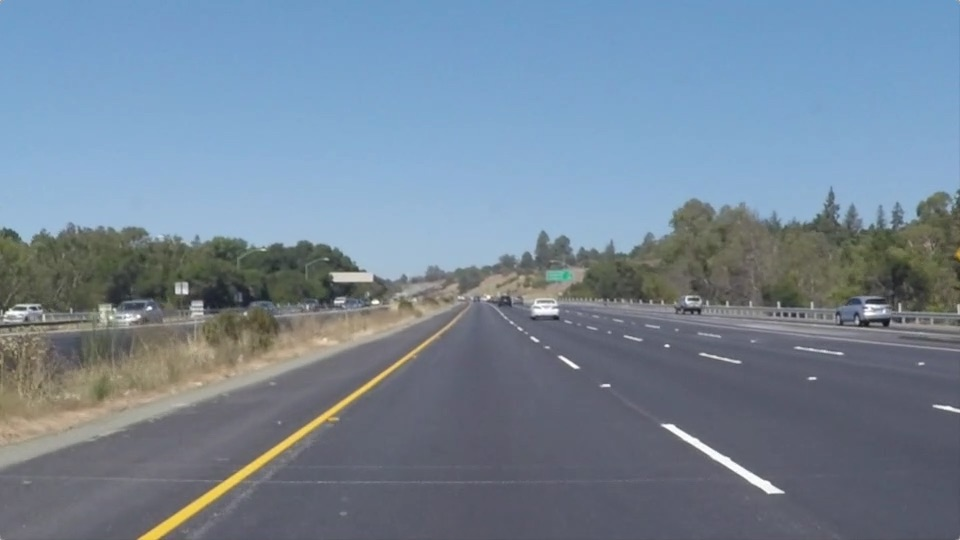
#> input picture test_images/solidYellowLeft.jpg, 960 x 540 px
$ jupyter execute --allow-errors P1.ipynb   (shell and % lines are left out)
#> lines starting #> are read from the running program, lines starting #| are printed output that depends on the picture; after the words box and inside, x2 and y2 are one past the last pixel; in counts of white or black regions, pixels touching at a corner belong together
# Self-Driving Car Engineer Nanodegree

## Project: **Finding Lane Lines on the Road**
***
In this project, you will use the tools you learned about in the lesson to identify lane lines on the road.  You can develop your pipeline on a series of individual images, and later apply the result to a video stream (really just a series of images). Check out the video clip "raw-lines-example.mp4" (also contained in this repository) to see what the output should look like after using the helper functions below.

Once you have a result that looks roughly like "raw-lines-example.mp4", you'll need to get creative and try to average and/or extrapolate the line segments you've detected to map out the full extent of the lane lines.  You can see an example of the result you're going for in the video "P1_example.mp4".  Ultimately, you would like to draw just one line for the left side of the lane, and one for the right.

In addition to implementing code, there is a brief writeup to complete. The writeup should be completed in a separate file, which can be either a markdown file or a pdf document. There is a [write up template](https://github.com/udacity/CarND-LaneLines-P1/blob/master/writeup_template.md) that can be used to guide the writing process. Completing both the code in the Ipython notebook and the writeup template will cover all of the [rubric points](https://review.udacity.com/#!/rubrics/322/view) for this project.

---
Let's have a look at our first image called 'test_images/solidWhiteRight.jpg'.  Run the 2 cells below (hit Shift-Enter or the "play" button above) to display the image.

**Note: If, at any point, you encounter frozen display windows or other confounding issues, you can always start again with a clean slate by going to the "Kernel" menu above and selecting "Restart & Clear Output".**

---

**The tools you have are color selection, region of interest selection, grayscaling, Gaussian smoothing, Canny Edge Detection and Hough Tranform line detection.  You  are also free to explore and try other techniques that were not presented in the lesson.  Your goal is piece together a pipeline to detect the line segments in the image, then average/extrapolate them and draw them onto the image for display (as below).  Once you have a working pipeline, try it out on the video stream below.**

---

<figure>

 <figcaption>
 <p></p>
 <p style="text-align: center;"> Your output should look something like this (above) after detecting line segments using the helper functions below </p>
 </figcaption>
</figure>
 <p></p>
<figure>

 <figcaption>
 <p></p>
 <p style="text-align: center;"> Your goal is to connect/average/extrapolate line segments to get output like this</p>
 </figcaption>
</figure>

**Run the cell below to import some packages.  If you get an `import error` for a package you've already installed, try changing your kernel (select the Kernel menu above --> Change Kernel).  Still have problems?  Try relaunching Jupyter Notebook from the terminal prompt.  Also, see [this forum post](https://carnd-forums.udacity.com/cq/viewquestion.action?spaceKey=CAR&id=29496372&questionTitle=finding-lanes---import-cv2-fails-even-though-python-in-the-terminal-window-has-no-problem-with-import-cv2) for more troubleshooting tips.**

## Import Packages

[cell 1]
#importing some useful packages
import matplotlib.pyplot as plt
import matplotlib.image as mpimg
import numpy as np
import cv2

## Read in an Image

[cell 2]
#reading in an image
#image = mpimg.imread('test_images/solidWhiteRight.jpg')
image = mpimg.imread('test_images/solidYellowLeft.jpg')
#> image is the input picture: shape (540, 960, 3); mean R, G, B 116.5, 133.6, 150.8

#printing out some stats and plotting
print('This image is:', type(image), 'with dimensions:', image.shape)
#| This image is: <class 'numpy.ndarray'> with dimensions: (540, 960, 3)
plt.imshow(image,cmap='gray')  # if you wanted to show a single color channel image called 'gray', for example, call as plt.imshow(gray, cmap='gray')

## Ideas for Lane Detection Pipeline

**Some OpenCV functions (beyond those introduced in the lesson) that might be useful for this project are:**

`cv2.inRange()` for color selection
`cv2.fillPoly()` for regions selection
`cv2.line()` to draw lines on an image given endpoints
`cv2.addWeighted()` to coadd / overlay two images
`cv2.cvtColor()` to grayscale or change color
`cv2.imwrite()` to output images to file
`cv2.bitwise_and()` to apply a mask to an image

**Check out the OpenCV documentation to learn about these and discover even more awesome functionality!**

## Helper Functions

Below are some helper functions to help get you started. They should look familiar from the lesson!

[cell 3]
import math

# [7 lines left out: function grayscale, not called in this run]
    # Or use BGR2GRAY if you read an image with cv2.imread()
    # return cv2.cvtColor(img, cv2.COLOR_BGR2GRAY)

def canny(img, low_threshold, high_threshold):
    """Applies the Canny transform"""
    return cv2.Canny(img, low_threshold, high_threshold)

def gaussian_blur(img, kernel_size):
    """Applies a Gaussian Noise kernel"""
    return cv2.GaussianBlur(img, (kernel_size, kernel_size), 0)

def region_of_interest(img, vertices):
    """
    Applies an image mask.

    Only keeps the region of the image defined by the polygon
    formed from `vertices`. The rest of the image is set to black.
    """
    #defining a blank mask to start with
    mask = np.zeros_like(img)

    #defining a 3 channel or 1 channel color to fill the mask with depending on the input image
    if len(img.shape) > 2:
        channel_count = img.shape[2]  # i.e. 3 or 4 depending on your image
        ignore_mask_color = (255,) * channel_count
    else:
        ignore_mask_color = 255

    #filling pixels inside the polygon defined by "vertices" with the fill color
    cv2.fillPoly(mask, vertices, ignore_mask_color)

    #returning the image only where mask pixels are nonzero
    masked_image = cv2.bitwise_and(img, mask)
    return masked_image


def draw_lines(img, lines, color=[255, 0, 0], thickness=10):
    """
    NOTE: this is the function you might want to use as a starting point once you want to
    average/extrapolate the line segments you detect to map out the full
    extent of the lane (going from the result shown in raw-lines-example.mp4
    to that shown in P1_example.mp4).

    Think about things like separating line segments by their
    slope ((y2-y1)/(x2-x1)) to decide which segments are part of the left
    line vs. the right line.  Then, you can average the position of each of
    the lines and extrapolate to the top and bottom of the lane.

    This function draws `lines` with `color` and `thickness`.
    Lines are drawn on the image inplace (mutates the image).
    If you want to make the lines semi-transparent, think about combining
    this function with the weighted_img() function below
    """
    img_shp=[]
    img_shp=img.shape
    #print(img_shp)

    left_lane_angle=[]
    left_lane_intercept=[]
    right_lane_angle=[]
    right_lane_intercept=[]

    right_lane_x=[]
    right_lane_y=[]

    left_lane_x=[]
    left_lane_y=[]

    '''
    m, b = np.polyfit((x1,x2), (y1,y2), 1)
    m is the slope and b the intercept
    '''
    for line in lines:
        for x1,y1,x2,y2 in line:
            #cv2.line(img, (x1, y1), (x2, y2), color, thickness)
            if((x2-x1) != 0 or (y2-y1) != 0):
                z0=(y2-y1)/(x2-x1)
                angle = np.arctan(z0)*180/np.pi

                #print("açı: {}".format(np.arctan(z0)*180/np.pi))

                #right lane
                #if(z0>0):
                    #print("açı: {}".format(np.arctan(z0)*180/np.pi))
                if(angle>20 and angle<60):
                    right_lane_angle.append([z0])
                    right_lane_x.append([(x1+x2)/2])
                    right_lane_y.append([(y1+y2)/2])

                #left lane
                elif(angle<-20 and angle>-60):
                    #print("açı: {}".format(np.arctan(z0)*180/np.pi))
                    left_lane_angle.append([z0])
                    left_lane_x.append([(x1+x2)/2])
                    left_lane_y.append([(y1+y2)/2])


    #find means
    right_lane_angle_mean=np.mean(right_lane_angle)
    right_lane_intercept_mean=[np.mean(right_lane_x),np.mean(right_lane_y)]
    left_lane_angle_mean=np.mean(left_lane_angle)
    left_lane_intercept_mean=[np.mean(left_lane_x),np.mean(left_lane_y)]
    '''
    print("right mean: {0} right angle mean: {1}".format(right_lane_intercept_mean,right_lane_angle_mean))
    print("left mean: {0} left angle mean: {1}".format(left_lane_intercept_mean,left_lane_angle_mean))
    '''
    x_lower_right=np.round(right_lane_intercept_mean[0]
                           -((right_lane_intercept_mean[1]-img_shp[0])/right_lane_angle_mean))
    x_lower_left=np.round(left_lane_intercept_mean[0]
                          -((left_lane_intercept_mean[1]-img_shp[0])/left_lane_angle_mean))

    x_upper_right=np.round(right_lane_intercept_mean[0]
                           -((right_lane_intercept_mean[1]-mask_y_height)/right_lane_angle_mean))
    x_upper_left=np.round(left_lane_intercept_mean[0]
                          -((left_lane_intercept_mean[1]-mask_y_height)/left_lane_angle_mean))


    #right green line
    if(math.isnan(x_upper_right)==False and math.isnan(x_lower_right)==False):
        cv2.line(img, (int(x_upper_right),mask_y_height),
                 (int(x_lower_right),img_shp[0]),[30,180,30], thickness)
        last_working_right_line.append([x_upper_right,mask_y_height,x_lower_right,img_shp[0]])
        #print(last_working_right_line)
    elif(math.isnan(x_upper_right) or math.isnan(x_lower_right)):
        #print(last_working_right_line[-1][0])
        cv2.line(img, (int(last_working_right_line[-1][0]),last_working_right_line[-1][1]),
                 (int(last_working_right_line[-1][2]),last_working_right_line[-1][3]),[30,180,30], thickness)
    #left red line
    if(math.isnan(x_upper_left)==False and math.isnan(x_lower_left)==False):
        cv2.line(img, (int(x_upper_left),mask_y_height),
                 (int(x_lower_left),img_shp[0]),[255,0,0], thickness)
        last_working_left_line=[x_upper_left,mask_y_height,x_lower_left,img_shp[0]]
    elif(math.isnan(x_upper_left) or math.isnan(x_lower_left)):
        cv2.line(img, (int(last_working_left_line[-1][0]),last_working_left_line[-1][1]),
                 (int(last_working_left_line[-1][2]),last_working_left_line[-1][3]),[30,180,30], thickness)

def hough_lines(img, rho, theta, threshold, min_line_len, max_line_gap):
    """
    `img` should be the output of a Canny transform.

    Returns an image with hough lines drawn.
    """
    lines = cv2.HoughLinesP(img, rho, theta, threshold, np.array([]), minLineLength=min_line_len, maxLineGap=max_line_gap)
    line_img = np.zeros((img.shape[0], img.shape[1], 3), dtype=np.uint8)
    draw_lines(line_img, lines)
    return line_img

# Python 3 has support for cool math symbols.

def weighted_img(img, initial_img, α=0.8, β=1., λ=0.):
    """
    `img` is the output of the hough_lines(), An image with lines drawn on it.
    Should be a blank image (all black) with lines drawn on it.

    `initial_img` should be the image before any processing.

    The result image is computed as follows:

    initial_img * α + img * β + λ
    NOTE: initial_img and img must be the same shape!
    """
    return cv2.addWeighted(initial_img, α, img, β, λ)

## Test Images

Build your pipeline to work on the images in the directory "test_images"
**You should make sure your pipeline works well on these images before you try the videos.**

[cell 4]
import os
os.listdir("test_images/")

## Build a Lane Finding Pipeline

Build the pipeline and run your solution on all test_images. Make copies into the `test_images_output` directory, and you can use the images in your writeup report.

Try tuning the various parameters, especially the low and high Canny thresholds as well as the Hough lines parameters.

[cell 5]
# TODO: Build your pipeline that will draw lane lines on the test_images
# then save them to the test_images directory.

#Load Image
image=plt.imread('test_images/solidWhiteCurve.jpg')
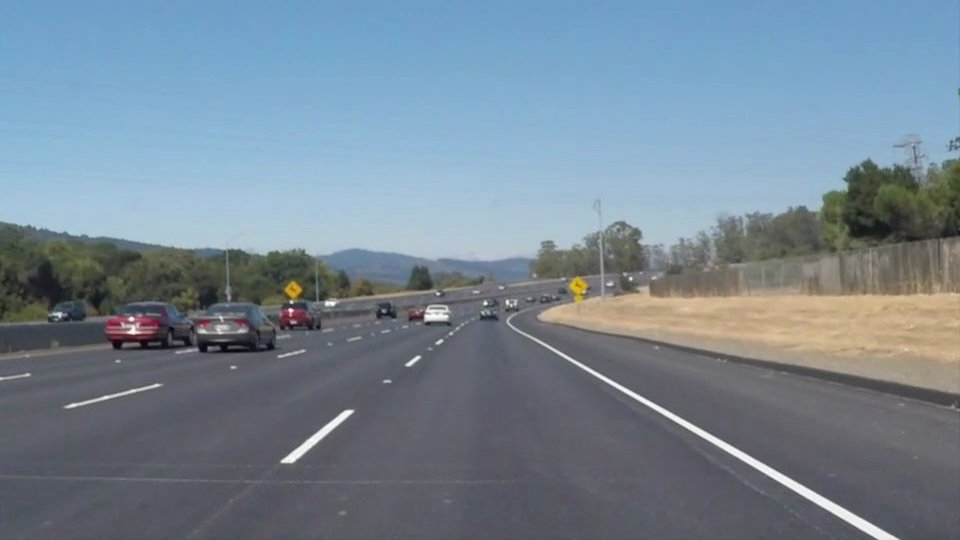
#> input picture test_images/solidWhiteCurve.jpg, 960 x 540 px
#> image is the input picture: shape (540, 960, 3); mean R, G, B 118.5, 134.5, 148.1

hsv=cv2.cvtColor(image,cv2.COLOR_RGB2HSV)
#> hsv: shape (540, 960, 3); mean H, S, V 97.9, 55.2, 152.4

#Find Yellow lane
lower_ylw = np.array([10,100,120])
upper_ylw = np.array([30,255,255])

# Threshold the HSV image to get only yellow colors
mask_ylw = cv2.inRange(hsv, lower_ylw, upper_ylw)
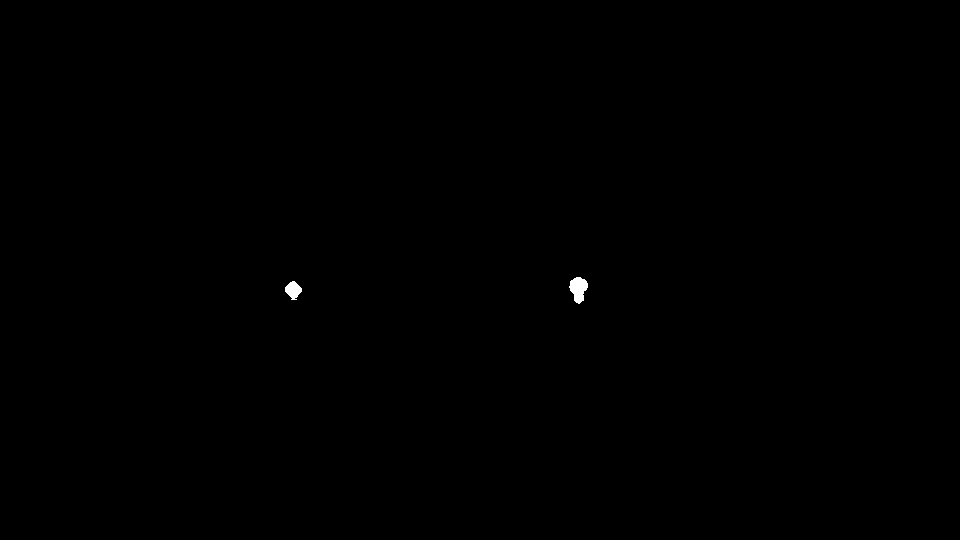
#> mask_ylw: shape (540, 960); 0.1% white; 2 white regions, box (x1, y1, x2, y2) and area: (569, 277, 588, 304) 335, (285, 281, 302, 300) 208

#Find white Lane
sensitivity = 60
mask_wht= cv2.inRange(hsv,np.array([0,0,255-sensitivity]),np.array([255,sensitivity,255]))
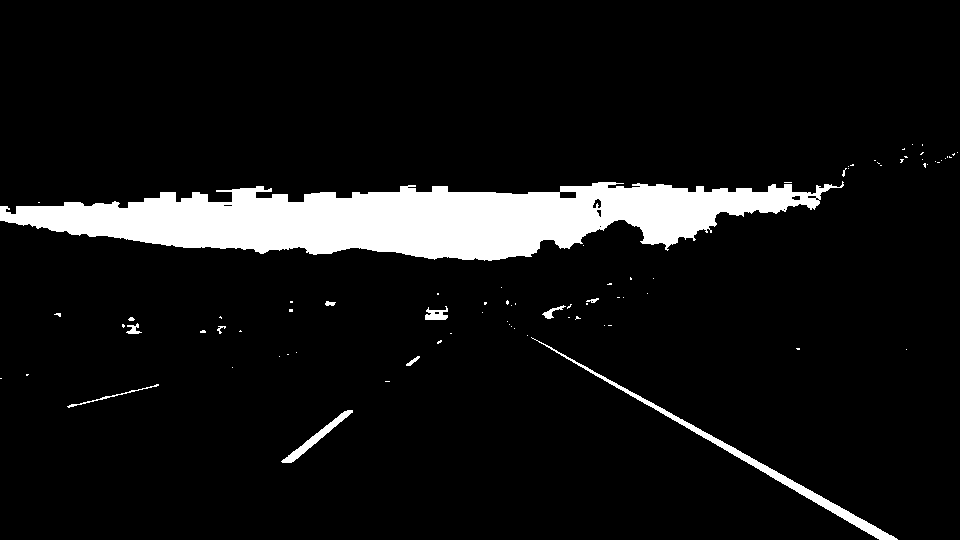
#> mask_wht: shape (540, 960); 8.1% white; 81 white regions (69 under 20 px), largest, box (x1, y1, x2, y2) and area: (0, 181, 844, 261) 37995, (531, 337, 898, 540) 2374, (281, 410, 353, 463) 590

gray = cv2.bitwise_or(mask_wht, mask_ylw)
#plt.imshow(gray,cmap='gray')

[cell 6]
#Smooth the edges with GaussianBlur
kernel_size=3

blur_gray=gaussian_blur(gray,kernel_size)
#plt.imshow(blur_gray,cmap='gray')

[cell 7]
#Define parameters for Canny
#Stopped working after HSV application, was ok with gray
low_threshold=125
#2~3
factor=2
high_threshold=low_threshold*factor

edges=canny(blur_gray,low_threshold,high_threshold)
#plt.imshow(edges,cmap='gray')

[cell 8]
# [5 lines left out: function mask_lines, not called in this run]

[cell 9]
#Create Masked edges
img_shp=image.shape
mask_y_height=int(img_shp[0]*0.6)
vertices=np.array([[(150,img_shp[0]),(img_shp[0]*0.45,mask_y_height),(img_shp[0]*0.65,mask_y_height),(900,img_shp[0])]],dtype=np.int32)

#mask_lines(image)

masked_edges=region_of_interest(edges,vertices)
#> in region_of_interest, `cv2.fillPoly(mask, vertices, ignore_mask_color)`:
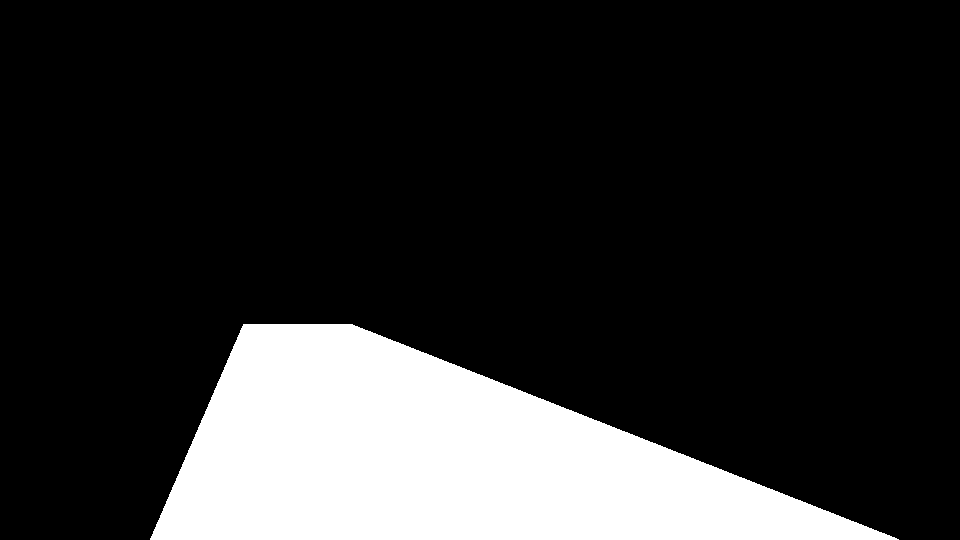
#> mask: shape (540, 960); 17.9% white; 1 white region, box (x1, y1, x2, y2) and area: (150, 324, 899, 540) 92830
#> in region_of_interest, `masked_image = cv2.bitwise_and(img, mask)`:
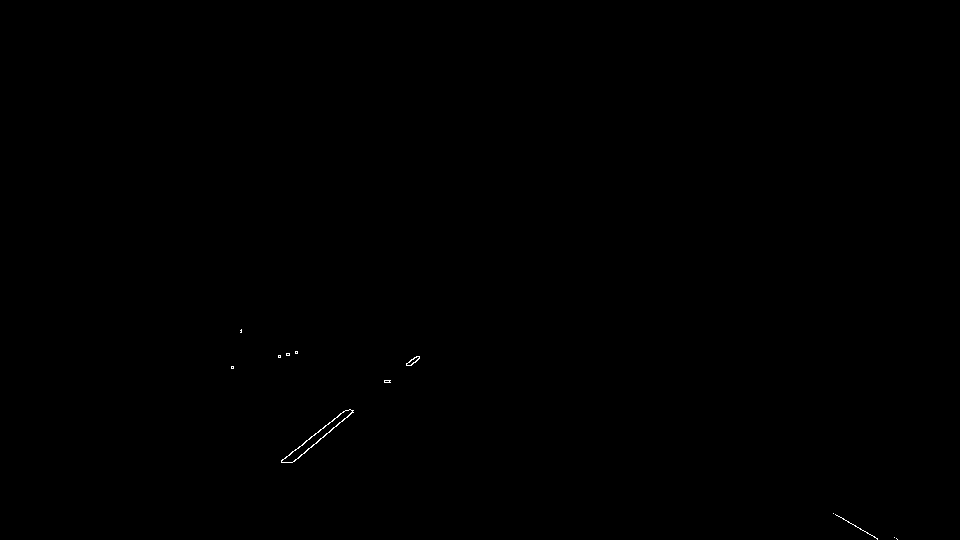
#> masked_image: shape (540, 960); 0.07% white in thin lines or dots, all inside (x1, y1, x2, y2) = (231, 329, 898, 540)
#plt.imshow(masked_edges,cmap='gray')

[cell 10]
#Define Hough Transform Parameters
last_working_right_line=[]
last_working_left_line=[]

rho=1
theta=np.pi/180
threshold=35
min_line_length=5
max_line_gap=2
line_image=np.copy(image)*0
#> line_image: shape (540, 960, 3); every value is 0

lines=hough_lines(masked_edges,rho,theta,threshold,min_line_length,max_line_gap)
#> in hough_lines, `lines = cv2.HoughLinesP(img, rho, theta, threshold, np.array([]), minL..`: lines = [[281, 461, 291, 453], [311, 447, 352, 411], [292, 452, 343, 411], [306, 450, 326, 433], [833, 513, 860, 528]]
#> the loop in draw_lines, `for line in lines:` made 5 passes
#> after the loop in draw_lines, `for line in lines:`: left_lane_angle = [[-0.8], [-0.878], [-0.804], [-0.85]]; left_lane_x = [[286], [331.5], [317.5], [316]]; left_lane_y = [[457], [429], [431.5], [441.5]]; right_lane_angle = [[0.556]]; right_lane_x = [[846.5]]; right_lane_y = [[520.5]]
#> in draw_lines, `right_lane_angle_mean=np.mean(right_lane_angle)`: right_lane_angle_mean = 0.556
#> in draw_lines, `right_lane_intercept_mean=[np.mean(right_lane_x),np.mean(right_lane_y)]`: right_lane_intercept_mean = [846.5, 520.5]
#> in draw_lines, `left_lane_angle_mean=np.mean(left_lane_angle)`: left_lane_angle_mean = -0.833
#> in draw_lines, `left_lane_intercept_mean=[np.mean(left_lane_x),np.mean(left_lane_y)]`: left_lane_intercept_mean = [312.8, 439.8]
#> in draw_lines, `x_lower_right=np.round(right_lane_intercept_mean[0] -((right_lane_inte..`: x_lower_right = 882
#> in draw_lines, `x_lower_left=np.round(left_lane_intercept_mean[0] -((left_lane_interce..`: x_lower_left = 192
#> in draw_lines, `x_upper_right=np.round(right_lane_intercept_mean[0] -((right_lane_inte..`: x_upper_right = 493
#> in draw_lines, `x_upper_left=np.round(left_lane_intercept_mean[0] -((left_lane_interce..`: x_upper_left = 452
#> in draw_lines, `cv2.line(img, (int(x_upper_left),mask_y_height), (int(x_lower_left),im..`:
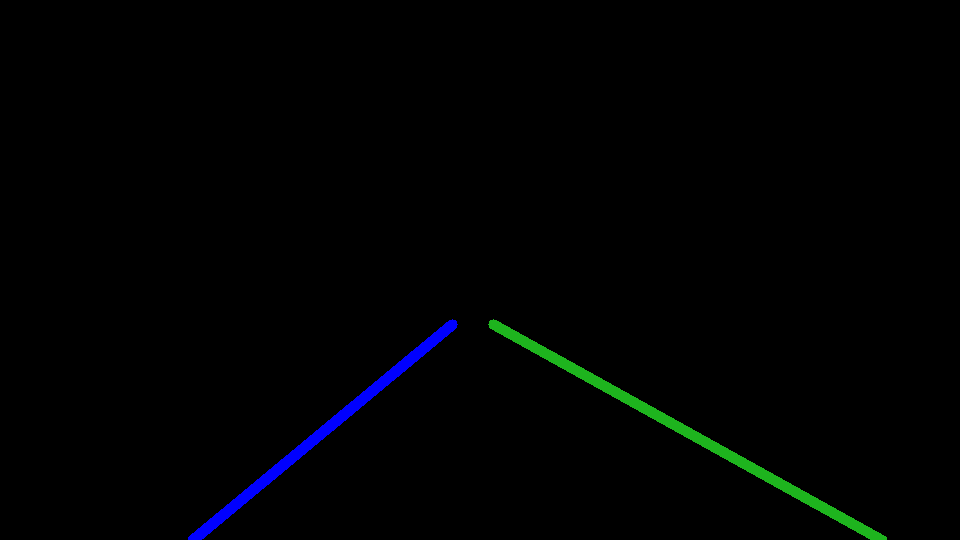
#> img: shape (540, 960, 3); mean of channels 0, 1, 2 2.1, 1.6, 0.3; drawn as B, G, R
#> in draw_lines, `last_working_left_line=[x_upper_left,mask_y_height,x_lower_left,img_sh..`: last_working_left_line = [452, 324, 192, 540]

lines_edges=weighted_img(lines,image,0.7,1,0)
#> in weighted_img, `return cv2.addWeighted(initial_img, α, img, β, λ)`:
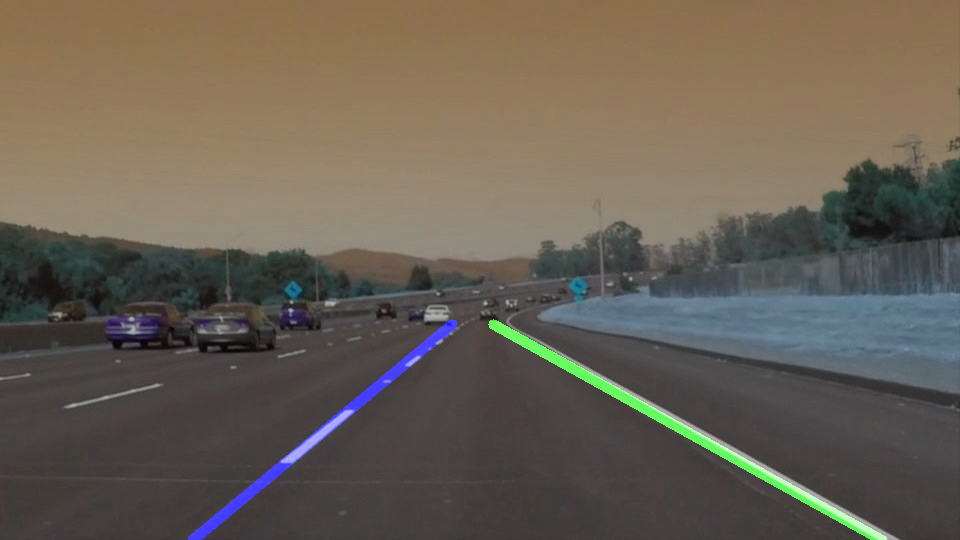
#> returned value: shape (540, 960, 3); mean of channels 0, 1, 2 84.5, 95.6, 103.9; drawn as B, G, R

plt.imshow(lines_edges)
